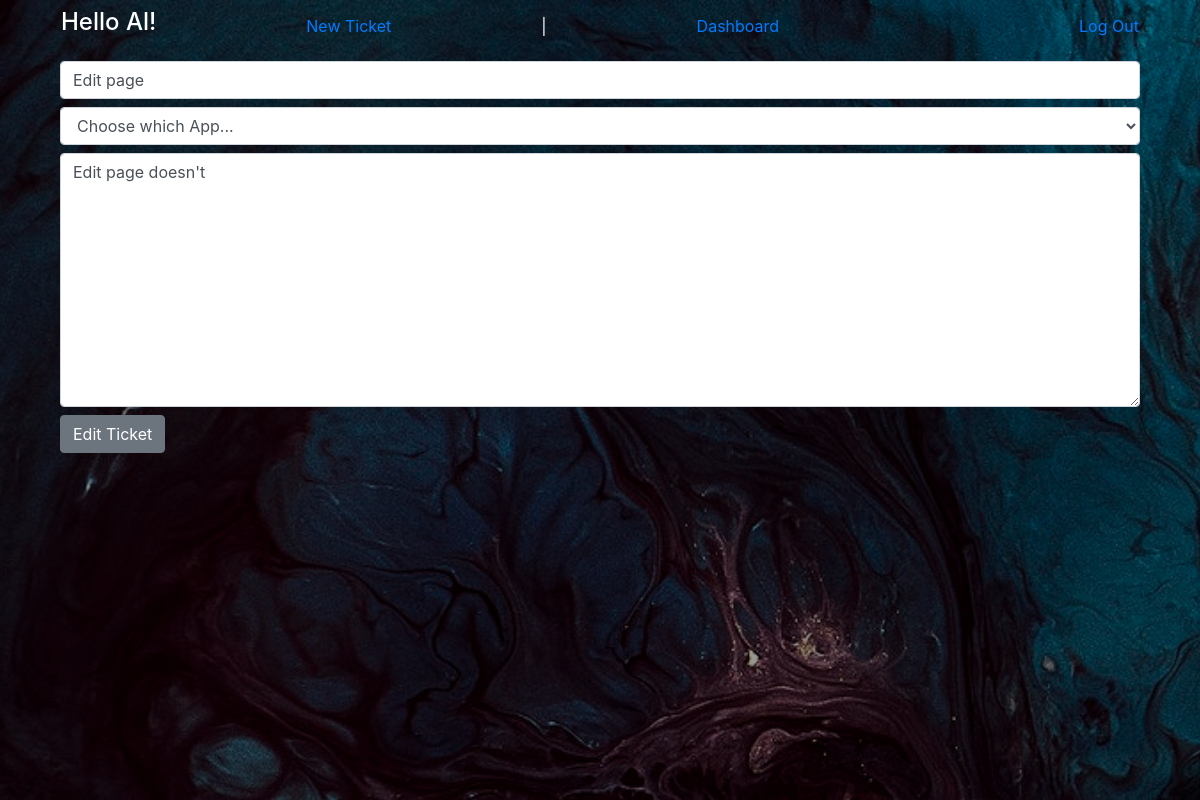
Before: /edit/4 (signed in) with the older database file.
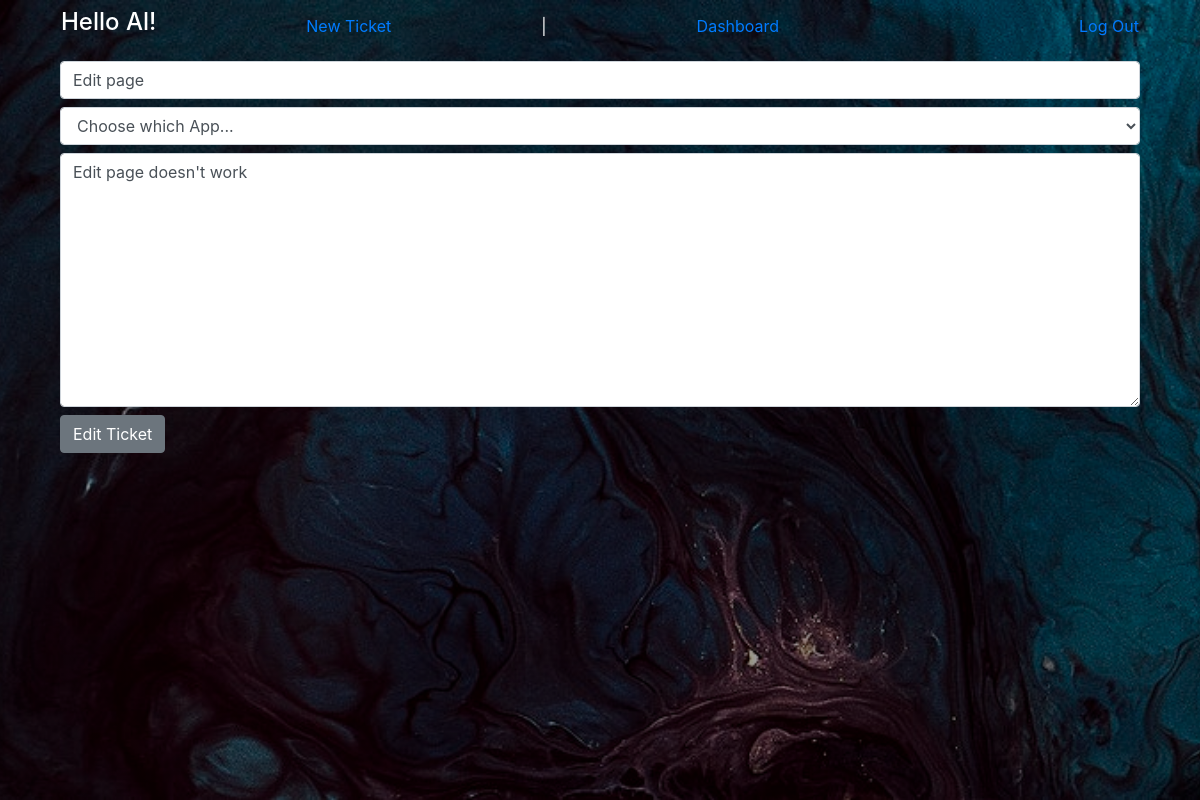
After: the same page with the newer database file.
### bug/models.py (models this page shows)
class Ticket(models.Model):
    name = models.CharField(max_length=45)
    app = models.CharField(max_length=45)
    description = models.TextField()
    creator = models.ForeignKey(User, related_name="submitter", on_delete = models.CASCADE)
    action_phase = models.IntegerField(default=0)
    created_at = models.DateTimeField(auto_now_add=True)
    updated_at = models.DateTimeField(auto_now=True)
    objects = TicketManager()

### bug/views.py (the view)
# urls.py: path('edit/<id>', views.edit_ticket),
def edit_ticket(request, id):
    context = {
        'user' : User.objects.get(id = request.session['userid']),
        'ticket' : Ticket.objects.get(id = id)
    }
    return render(request, 'edit_ticket.html', context)

### bug/templates/edit_ticket.html (shortened to what this page needs)
<!DOCTYPE html>
<html lang="en">
<head>
    <link rel="stylesheet" href="https://stackpath.bootstrapcdn.com/bootstrap/4.3.1/css/bootstrap.min.css">
    <link rel="stylesheet" href="../static/new_ticket.css">
</head>
<body>
    <div class="wrapper">
        <div class="container">
            <div class="navbar">
                <h4 class="text-white">Hello {{ user.first_name }}!</h4>
                <p class="align-middle m-0">
                    <a href="/new-ticket">New Ticket</a>
                    <p class="text-white m-0">|</p>
                    <a href="/dashboard">Dashboard</a>
                </p>
                <a href="/logout">Log Out</a>
            </div>
            <div class="container form-group">
                <form action="/edit/{{ ticket.id }}/1" method="post">
                    <input type="text" name="ticket_name" class="form-control mt-2 mb-2" placeholder="Bug Name" value="{{ ticket.name }}">
                    <select name="app" id="bug_app" class="form-control mt-2 mb-2">
                        <option value="null">Choose which App...</option>
                    </select>
                    <textarea name="description" id="" cols="30" rows="10" placeholder="Bug Description" class="form-control mt-2 mb-2">{{ ticket.description }}</textarea>
                    <button type="submit" class="btn btn-secondary">Edit Ticket</button>
                </form>
            </div>
        </div>
    </div>
</body>
</html>

Changed rows visible on the page:
changed Ticket "Edit page": description "Edit page doesn't" → "Edit page doesn't work"
